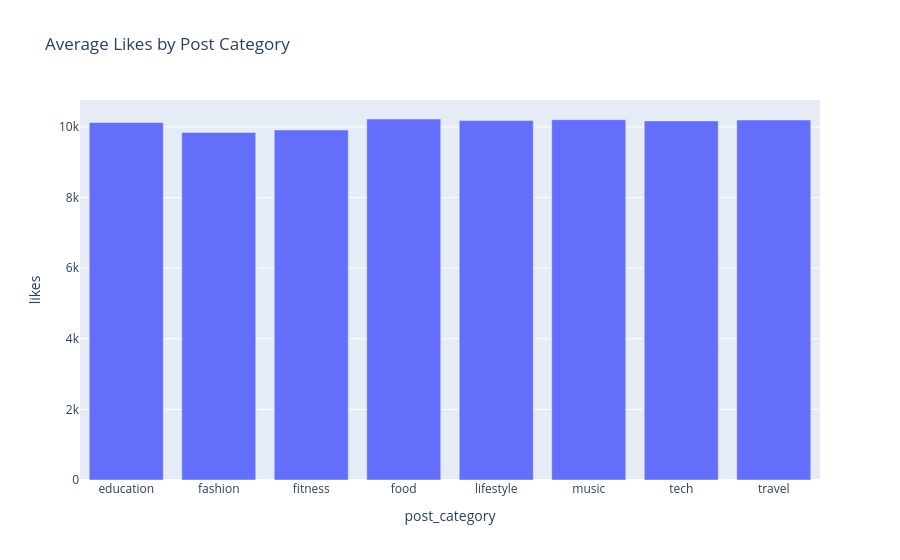

Here is the notebook cell this chart was saved with:
### Code cell
#Bar Chart
category_likes = data.groupby('post_category')['likes'].mean().reset_index()

fig = px.bar(category_likes,
             x='post_category',
             y='likes',
             title='Average Likes by Post Category')

fig.show()

### Figure 1 — Plotly figure (JSON) as saved in the notebook; plotly's stock layout.template omitted (floating-point values rounded to 4 significant figures)
{"data": [{"hovertemplate": "post_category=%{x}<br>likes=%{y}<extra></extra>", "legendgroup": "", "marker": {"color": "#636efa", "pattern": {"shape": ""}}, "name": "", "orientation": "v", "showlegend": false, "textposition": "auto", "type": "bar", "x": ["education", "fashion", "fitness", "food", "lifestyle", "music", "tech", "travel"], "xaxis": "x", "y": [10130.0, 9843.0, 9915.0, 10230.0, 10180.0, 10210.0, 10170.0, 10200.0], "yaxis": "y"}], "layout": {"barmode": "relative", "legend": {"tracegroupgap": 0}, "title": {"text": "Average Likes by Post Category"}, "xaxis": {"anchor": "y", "domain": [0, 1], "title": {"text": "post_category"}}, "yaxis": {"anchor": "x", "domain": [0, 1], "title": {"text": "likes"}}}}
